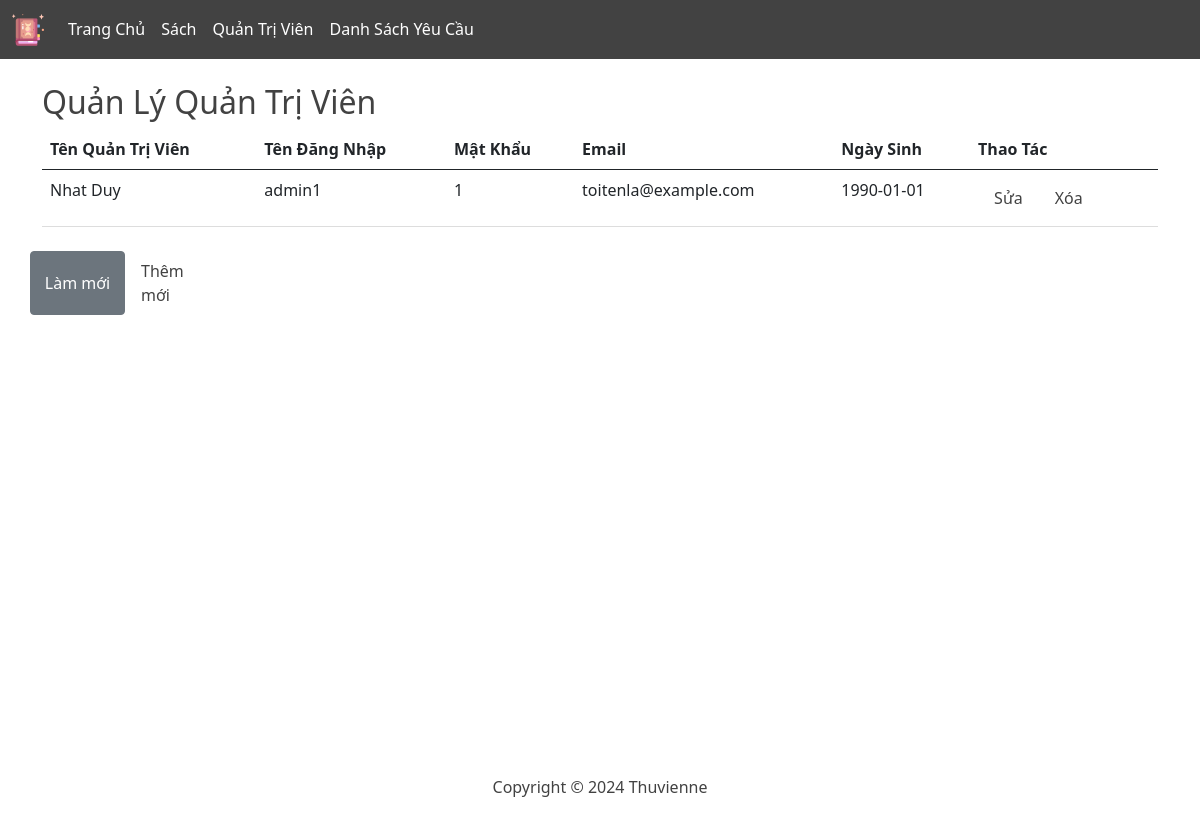
Page /pages/admin/manage_admin.php on the committed database.
### tables this page shows
CREATE TABLE `tk_quantrivien` (
  `USERNAME_QTV` varchar(30) NOT NULL,
  `TEN_LOAI` char(10) NOT NULL,
  `TEN_QTV` varchar(20) NOT NULL,
  `EMAIL_QTV` char(20) NOT NULL,
  `NGAY_SINH` date NOT NULL,
  `PASSWORD_QTV` char(10) NOT NULL
);

### public/pages/admin/manage_admin.php (the view)
<?php
require __DIR__ . '/../../../src/db/db_connect.php';
try {
    $query = "
        SELECT *
        FROM tk_quantrivien
        join   phanloai_taikhoan on tk_quantrivien.TEN_LOAI= phanloai_taikhoan.TEN_LOAI
    ";
    $stmt = $pdo->query($query);
    $qtvs = $stmt->fetchAll(PDO::FETCH_ASSOC);
} catch (PDOException $e) {
    echo "Lỗi: " . $e->getMessage();
    exit();
}
?>
<!DOCTYPE html>
<html lang="en">
<?php require __DIR__ . '/../../../src/partials/header.php' ?>
<body>
    <?php require __DIR__ . '/../../../src/partials/sub-header--admin.php' ?>
    <main class="container mt-4">
        <h2>Quản Lý Quản Trị Viên</h2>
        <table class="table">
            <thead>
                <tr>
                    <th>Tên Quản Trị Viên</th>
                    <th>Tên Đăng Nhập</th>
                    <th>Mật Khẩu</th>
                    <th>Email</th>
                    <th>Ngày Sinh</th>
                    <th>Thao Tác</th>
                </tr>
            </thead>
            <tbody>
                <?php foreach ($qtvs as $qtv) : ?>
                    <tr>
                        <td><?= htmlspecialchars($qtv['TEN_QTV']) ?></td>
                        <td><?= htmlspecialchars($qtv['USERNAME_QTV']) ?></td>
                        <td><?= htmlspecialchars($qtv['PASSWORD_QTV']) ?></td>
                        <td><?= htmlspecialchars($qtv['EMAIL_QTV']) ?></td>
                        <td><?= htmlspecialchars($qtv['NGAY_SINH']) ?></td>
                        <td>
                            <a style="float: left;" class="nav-link col" href="/admin/thaotac/edit_admin/?id=<?= $qtv['USERNAME_QTV'] ?>">Sửa</a>
                            <a style="float: left;" class="nav-link col" href="/admin/thaotac/delete_admin/?id=<?= $qtv['USERNAME_QTV'] ?>" onclick="return confirm('Bạn có chắc chắn muốn xóa không?');">Xóa</a>
                        </td>
                    </tr>
                <?php endforeach; ?>
            </tbody>
        </table>
        <div class="row mt-4">
            <button type="button" class="btn btn-secondary col-lg-1">Làm mới</button>
            <a href="/admin/thaotac/addadmin" class="nav-link col-lg-1">Thêm mới</a>
        </div>
    </main>
    <?php require __DIR__ . '/../../../src/partials/footer.php' ?>
</body>
</body>
</html>

### rows in the picture
tk_quantrivien: TEN_QTV "Nhat Duy", USERNAME_QTV "admin1", PASSWORD_QTV "1", EMAIL_QTV "toitenla@example.com", NGAY_SINH "1990-01-01"
